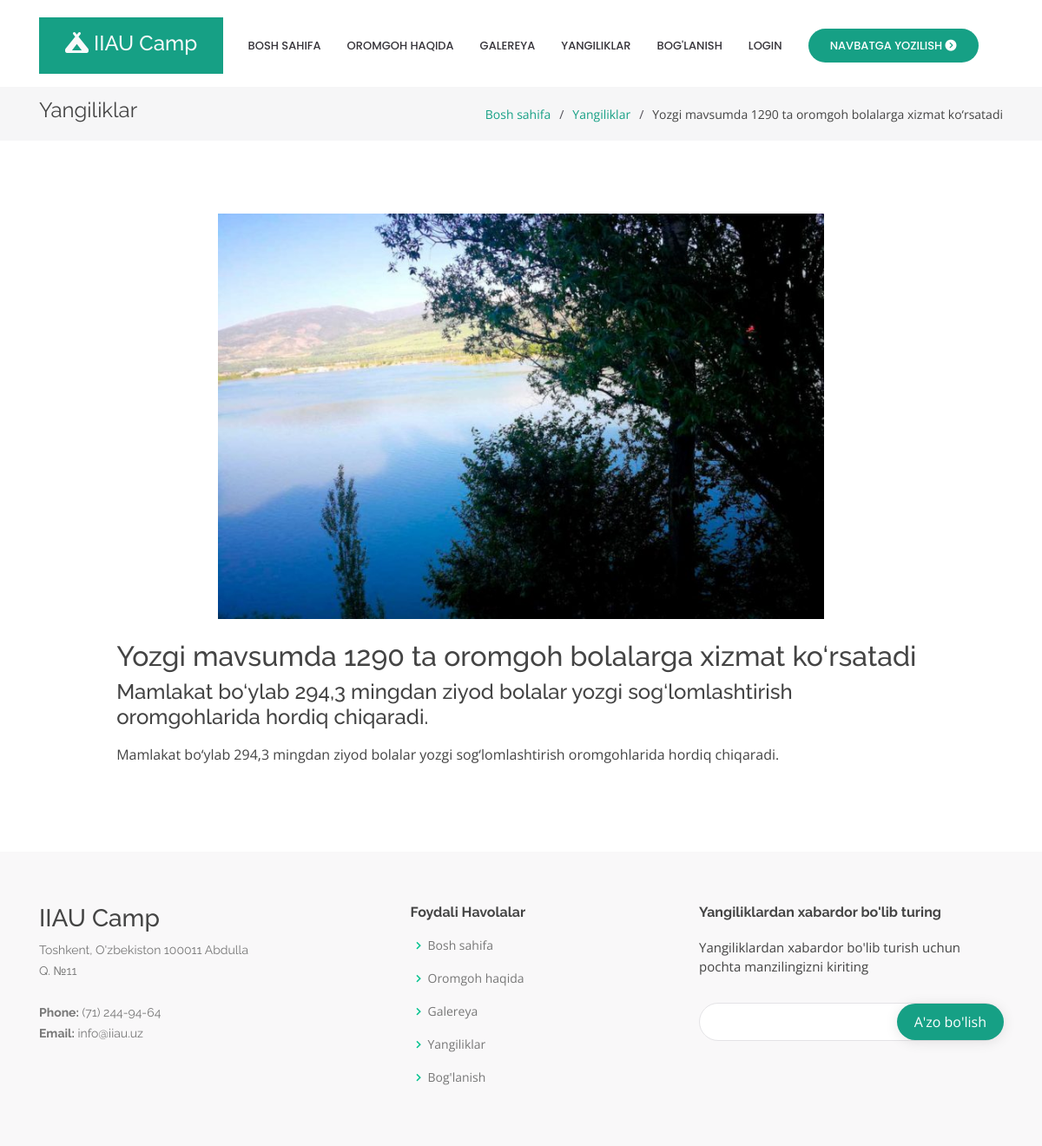
The page /news/1/ on the database its author committed.
### news/models.py (models this page shows, shortened)
class News(models.Model):
    title = models.CharField(max_length=255)
    description = models.TextField(null=True, blank=True)
    content = models.TextField()
    image = models.ImageField(null=True, blank=True)
    created_at = models.DateTimeField(auto_now=True)
    updated_at = models.DateTimeField(auto_now_add=True)

### news/views.py (the view)
# urls.py: path('<int:id>/', views.news_detail, name='news_detail')
def news_detail(request, id):
    new = News.objects.get(pk=id)
    return render(request, 'news-detail.html', {'new': new})

### templates/news-detail.html
{% extends 'base.html' %}
{% block main %}
    <main id="main">
        <section class="breadcrumbs">
            <div class="container">
                <div class="d-flex justify-content-between align-items-center">
                    <h2>Yangiliklar</h2>
                    <ol>
                        <li><a href="/">Bosh sahifa</a></li>
                        <li><a href="/news">Yangiliklar</a></li>
                        <li>{{ new.title }}</li>
                    </ol>
                </div>
            </div>
        </section>
        <section class="inner-page">
            <div class="container px-2 my-4">
                <div class="row">
                    <div class="col-md-10 m-auto">
                        <div class="d-flex justify-content-center">
                            <img src="{{ new.image.url }}" class="w-75 m-auto" alt="">
                        </div>
                        <h2 class="mt-md-4">{{ new.title }}</h2>
                        <h4 class="mt-md-2">{{ new.description }}</h4>
                        <p class="mt-md-3">{{ new.content }}</p>
                    </div>
                </div>
            </div>
        </section>
    </main>
{% endblock %}

### static/assets/css/style.css (style rules this page uses)
body { font-family: "Open Sans", sans-serif; color: #444444; }
a { color: #16a085; }
h1, h2, h3, h4, h5, h6 { font-family: "Raleway", sans-serif; }
section { padding: 60px 0; overflow: hidden; }
.breadcrumbs { padding: 15px 0; background: #f6f6f7; margin-top: 100px; }
.breadcrumbs h2 { font-size: 24px; line-height: 1; font-weight: 400; }
.breadcrumbs ol { display: flex; flex-wrap: wrap; list-style: none; padding: 0; margin: 0; font-size: 14px; }
.breadcrumbs ol li + li { padding-left: 10px; }
.breadcrumbs ol li + li::before { display: inline-block; padding-right: 10px; color: #4f4c55; content: "/"; }

### rows shown on the page
News: title "Yozgi mavsumda 1290 ta oromgoh bolalarga xizmat ko‘rsatadi", image (picture), description "Mamlakat bo‘ylab 294,3 mingdan ziyod bolalar yozgi sog‘lomlashtirish oromgohlarida hordiq chiqaradi.", content "Mamlakat bo‘ylab 294,3 mingdan ziyod bolalar yozgi sog‘lomlashtirish oromgohlarida hordiq chiqaradi."
